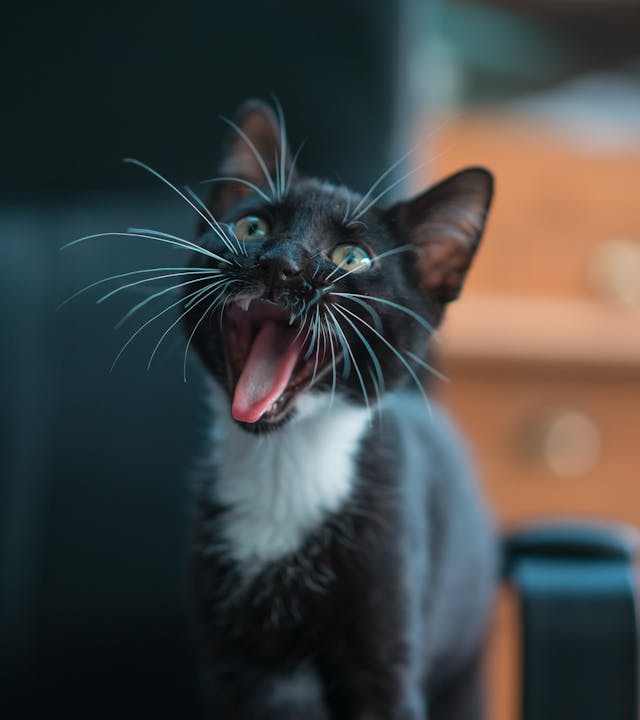
#> input picture Project_8/Photos/cat1.jpg, 640 x 720 px, found by its file name
$ python Edge_Detection.py
#> lines starting #> are read from the running program, lines starting #| are printed output that depends on the picture
import cv2
img=cv2.imread("photos/cat1.jpg")
#> img is the input picture: shape (720, 640, 3); mean B, G, R 67.6, 68.3, 65.8
img=cv2.resize(img,(500,500))
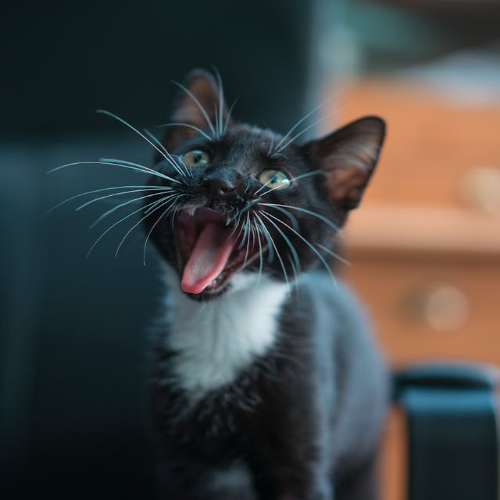
#> img: shape (500, 500, 3); mean B, G, R 67.5, 68.2, 65.7

new_img=cv2.Canny(img,50,50,apertureSize=5,L2gradient=False)
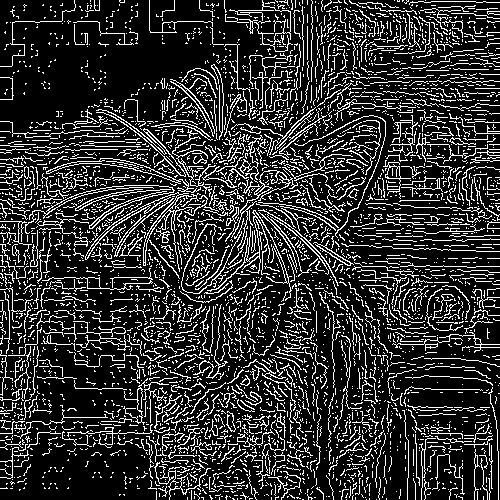
#> new_img: shape (500, 500); 19% white in thin lines or dots

cv2.imshow("Cat",new_img)
cv2.imshow("Cat1",img)

cv2.waitKey(0)
cv2.destroyAllWindows()
